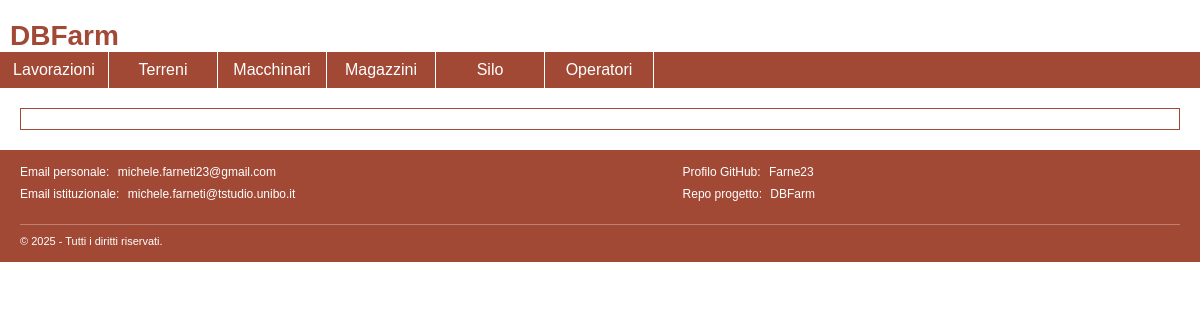
Before: /magazzini.php with the older database file.
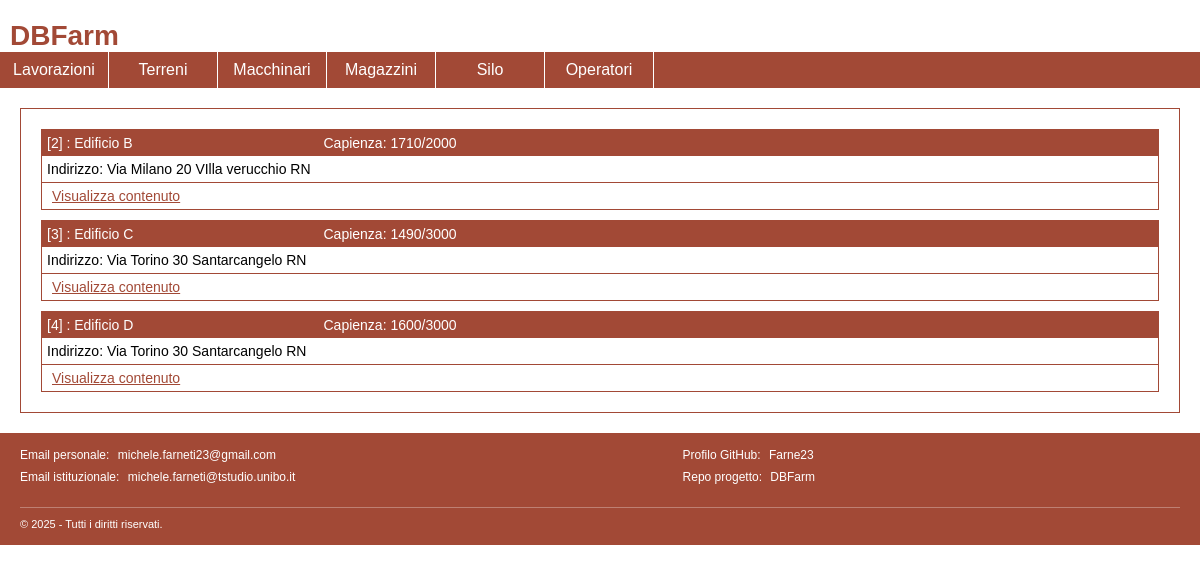
After: the same page with the newer database file.
### tables this page shows
CREATE TABLE edifici (
    idEdificio INT AUTO_INCREMENT PRIMARY KEY,
    nome VARCHAR(100) NOT NULL,
    via VARCHAR(150) NOT NULL,
    citta VARCHAR(100) NOT NULL,
    provincia CHAR(2) NOT NULL,
    tipo_silo BOOLEAN NOT NULL,  
    tipo_magazzino BOOLEAN NOT NULL,  
    capacita_silo INT DEFAULT NULL,  
    capacita_magazzino INT DEFAULT NULL  
);

### magazzini.php (called while the page is built)
<?php
require_once 'bootstrap.php';
$templateParams["titolo"] = "DBFarm";
$templateParams["sezione"] = "Magazzini";
$templateParams["js"] = array("js/index.js","js/magazzini.js");
$templateParams["main-content"] = "magazzini-main.php";
require 'template/base.php';
?>

### database/database.php (called while the page is built, shortened)
<?php
class DatabaseHelper
{
    private $db;
    public function __construct($servername, $username, $password, $dbname, $port)
    {
        $this->db = new mysqli($servername, $username, $password, $dbname, $port);
    }
    function getMagazziniListComplete()
    {
        $stmt = $this->db->prepare("SELECT DISTINCT edifici.*, IFNULL(SUM(depositi.quantita), 0) as 'giacienza'  FROM edifici LEFT JOIN depositi ON depositi.idEdificio = edifici.idEdificio WHERE  edifici.tipo_magazzino=true GROUP BY edifici.idEdificio");
        $stmt->execute();
        $result = $stmt->get_result();
        $resultComplete = $result->fetch_all(MYSQLI_ASSOC);
        foreach ($resultComplete as &$edificio) {
            $edificio["content"] = $this->getMagazzinoContent($edificio["idEdificio"]);
        }
        return $resultComplete;
    }
    function getMagazzinoContent($idMagazzino)
    {
        $stmt = $this->db->prepare("SELECT prodotti.marca, prodotti.nome, prodotti.tipologia_prodotto, depositi.quantita as 'quantita', depositi.data_ultimo_deposito FROM edifici INNER JOIN depositi on edifici.idEdificio = depositi.idEdificio INNER JOIN prodotti on depositi.idProdotto = prodotti.idProdotto WHERE edifici.idEdificio=? ORDER BY prodotti.tipologia_prodotto");
        $stmt->bind_param("i", $idMagazzino);
        $stmt->execute();
        $result = $stmt->get_result();
        return $result->fetch_all(MYSQLI_ASSOC);
    }
}
?>

### bootstrap.php (called while the page is built)
<?php
require_once("utils/functions.php");
require_once("database/database.php");
$dbh = new DatabaseHelper("localhost", "root", "", "DBFarm", 3306);
?>

### utils/functions.php (the view, shortened to what this page needs)
<?php
function createListaMagazzini($magazzini)
{
    $listaMagazzini = "";
    foreach ($magazzini as $magazzino) {
        $listaMagazzini .= "<li>";
        $listaMagazzini .= "<div class='white-on-orange'>";
        $listaMagazzini .= "<span class='three-slots'> [" . $magazzino["idEdificio"] . "] : " . $magazzino["nome"] . "</span>";
        $listaMagazzini .= "<span class='three-slots'> Capienza: " . $magazzino["giacienza"] . "/" . $magazzino["capacita_magazzino"] . "</span>";
        $listaMagazzini .= "</div>";
        $listaMagazzini .= "<div>";
        $listaMagazzini .= "<span class='entire-line end-section'> Indirizzo: " . $magazzino["via"] . " " . $magazzino["citta"] . " " . $magazzino["provincia"] . "</span>";
        $listaMagazzini .= "</div>";
        $listaMagazzini .= "<div>";
        $listaMagazzini .= "<span class='entire-line'><a class='edificio-" . $magazzino["idEdificio"] . "'  onclick='toggleHiddenByClass(\"edificio-" . $magazzino["idEdificio"] . "\")'>Visualizza contenuto</a></span>";
        $listaMagazzini .= "</div>";
        $listaMagazzini .= "<div>";
        $listaMagazzini .= "<ul class='full-list hidden edificio-" . $magazzino["idEdificio"] . "'>";
        foreach ($magazzino["content"] as $prodotto) {
            $listaMagazzini .= "<li>";
            $listaMagazzini .= "<span class='important-attribute " . htmlspecialchars($prodotto["tipologia_prodotto"]) . "'>" . htmlspecialchars($prodotto["tipologia_prodotto"]) . "</span>";
            $listaMagazzini .= "<span>" . $prodotto["marca"] . " " . $prodotto["nome"] . " </span>";
            $listaMagazzini .= "<span> Quantità: " . $prodotto["quantita"] . " </span>";
            $listaMagazzini .= "<span> Deposito: " . $prodotto["data_ultimo_deposito"] . " </span>";
            $listaMagazzini .= "</li>";
        }
        $listaMagazzini .= "</ul>";
        $listaMagazzini .= "</div>";
        $listaMagazzini .= "</li>";
    }
    return $listaMagazzini;
}
?>

### template/base.php (shortened to what this page needs)
<!DOCTYPE html>
<html lang="it">
<head>
    <link rel="stylesheet" href="style/styles.css" />
</head>
<body>
    <header>
        <h1>DBFarm</h1>
    </header>
    <nav>
        <ul>
            <li <?php if(isset($templateParams["sezione"]) && $templateParams["sezione"]=="Lavorazioni"){echo 'class="selected"';}?>>
                Lavorazioni
            </li>
            <li <?php if(isset($templateParams["sezione"]) && $templateParams["sezione"]=="Terreni"){echo 'class="selected"';}?>>
                Terreni
            </li>
            <li <?php if(isset($templateParams["sezione"]) && $templateParams["sezione"]=="Macchinari"){echo 'class="selected"';}?>>
                Macchinari
            </li>
            <li <?php if(isset($templateParams["sezione"]) && $templateParams["sezione"]=="Magazzzini"){echo 'class="selected"';}?>>
                Magazzini
            </li>
            <li <?php if(isset($templateParams["sezione"]) && $templateParams["sezione"]=="Silo"){echo 'class="selected"';}?>>
                Silo
            </li>
            <li <?php if(isset($templateParams["sezione"]) && $templateParams["sezione"]=="Operatori"){echo 'class="selected"';}?>>
                Operatori
            </li>
        </ul>
    </nav>
    <main>
        <?php include($templateParams["main-content"]) ?>
    </main>
</body>
<footer class="footer">
    <div class="footer-content">
        <div class="footer-columns">
            <ul>
                <li>Email personale: <a href="mailto:michele.farneti23@gmail.com">michele.farneti23@gmail.com</a></li>
                <li>Email istituzionale: <a
                        href="mailto:michele.farneti@studio.unibo.it">michele.farneti@tstudio.unibo.it</a></li>
            </ul>
            <ul>
                <li>Profilo GitHub: <a href="https://github.com/Farne23" target="_blank">Farne23</a></li>
                <li>Repo progetto: <a href="https://github.com/Farne23/DBFarm" target="_blank">DBFarm</a></li>
            </ul>
        </div>
    </div>
    <div class="footer-bottom">
        &copy; 2025 - Tutti i diritti riservati.
    </div>
</footer>
</html>

### magazzini-main.php
<?php
require_once 'bootstrap.php';
$Magazzini = $dbh->getMagazziniListComplete();
    ?>
<section id="listaMagazzini">
    <ul>
        <?php
        echo createListaMagazzini($Magazzini);
        ?>
    </ul>
</section>

### style/styles.css (style rules this page uses)
body { font-family: "Trebuchet MS", Helvetica, sans-serif; }
body,ul,h1 { padding: 0px; margin: 0px; }
ul { list-style: none; }
h1 { color: #A24936; font-size: 28px; padding-top: 20px; padding-left: 10px; }
nav > ul > li { color: white; text-align: center; border-right: 1px solid white; }
nav { background-color: #A24936; }
nav > ul { display: flex; }
nav > ul > li { display: flex; align-items: center; justify-content: center; font-size: 16px; width: 90px; padding: 9px; }
main { margin: 20px; padding: 10px; border: 1px solid #A24936; }
.footer { background-color: #A24936; color: #fff; padding: 15px 20px; font-size: 12px; }
.footer-content { max-width: 800px; }
.footer-columns { display: flex; justify-content: space-between; }
.footer-columns ul { list-style: none; padding: 0; margin: 0; }
.footer-columns ul li { margin-bottom: 8px; }
.footer-columns ul li a { color: #fff; text-decoration: none; transition: color 0.3s; }
.footer-bottom { margin-top: 15px; font-size: 11px; border-top: 1px solid rgba(255, 255, 255, 0.3); padding-top: 10px; }
main > section > ul > li { border: 1px solid #A24936; margin: 10px; }
main > section > ul > li > div { display: flex; flex-direction: row; }
main > section > ul > li > div > span { font-size: 14px; width: 25%; }
main > section > ul > li > div > span.entire-line { width: 100%; padding: 5px; }
span.end-section { border-bottom: 1px solid #A24936; }
main > section > ul > li > div:first-of-type { padding: 5px 5px; }
.white-on-orange { background-color: #A24936; color: white; }
a { color: #A24936; text-decoration: underline; padding: 5px; cursor: pointer; }

Changed rows visible on the page:
added edifici: idEdificio "2", nome "Edificio B", giacienza "1710", capacita_magazzino "2000", via "Via Milano 20", citta "VIlla verucchio", provincia "RN"
added edifici: idEdificio "3", nome "Edificio C", giacienza "1490", capacita_magazzino "3000", via "Via Torino 30", citta "Santarcangelo", provincia "RN"
added edifici: idEdificio "4", nome "Edificio D", giacienza "1600", capacita_magazzino "3000", via "Via Torino 30", citta "Santarcangelo", provincia "RN"
